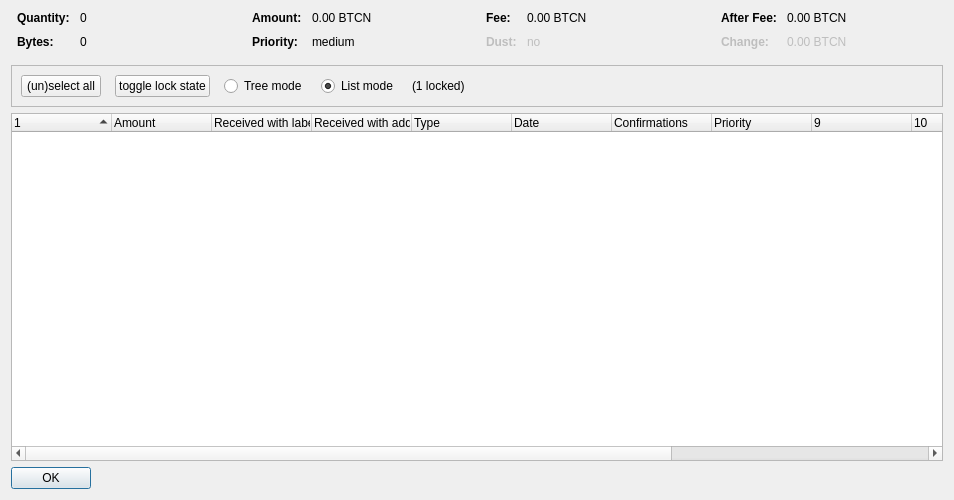
<?xml version="1.0" encoding="UTF-8"?>
<ui version="4.0">
 <class>CoinControlDialog</class>
 <widget class="QDialog" name="CoinControlDialog">
  <property name="geometry">
   <rect>
    <x>0</x>
    <y>0</y>
    <width>954</width>
    <height>500</height>
   </rect>
  </property>
  <property name="windowTitle">
   <string>Coin Selection</string>
  </property>
  <layout class="QVBoxLayout" name="verticalLayout">
   <item>
    <layout class="QHBoxLayout" name="horizontalLayoutTop" stretch="0,0,0,0">
     <property name="topMargin">
      <number>0</number>
     </property>
     <property name="bottomMargin">
      <number>10</number>
     </property>
     <item>
      <layout class="QFormLayout" name="formLayoutCoinControl1">
       <property name="horizontalSpacing">
        <number>10</number>
       </property>
       <property name="verticalSpacing">
        <number>10</number>
       </property>
       <property name="leftMargin">
        <number>6</number>
       </property>
       <property name="rightMargin">
        <number>6</number>
       </property>
       <item row="0" column="0">
        <widget class="QLabel" name="labelCoinControlQuantityText">
         <property name="font">
          <font>
           <weight>75</weight>
           <bold>true</bold>
          </font>
         </property>
         <property name="text">
          <string>Quantity:</string>
         </property>
        </widget>
       </item>
       <item row="0" column="1">
        <widget class="QLabel" name="labelCoinControlQuantity">
         <property name="cursor">
          <cursorShape>IBeamCursor</cursorShape>
         </property>
         <property name="contextMenuPolicy">
          <enum>Qt::ActionsContextMenu</enum>
         </property>
         <property name="text">
          <string notr="true">0</string>
         </property>
         <property name="textInteractionFlags">
          <set>Qt::LinksAccessibleByMouse|Qt::TextSelectableByKeyboard|Qt::TextSelectableByMouse</set>
         </property>
        </widget>
       </item>
       <item row="1" column="0">
        <widget class="QLabel" name="labelCoinControlBytesText">
         <property name="font">
          <font>
           <weight>75</weight>
           <bold>true</bold>
          </font>
         </property>
         <property name="text">
          <string>Bytes:</string>
         </property>
        </widget>
       </item>
       <item row="1" column="1">
        <widget class="QLabel" name="labelCoinControlBytes">
         <property name="cursor">
          <cursorShape>IBeamCursor</cursorShape>
         </property>
         <property name="contextMenuPolicy">
          <enum>Qt::ActionsContextMenu</enum>
         </property>
         <property name="text">
          <string notr="true">0</string>
         </property>
         <property name="textInteractionFlags">
          <set>Qt::LinksAccessibleByMouse|Qt::TextSelectableByKeyboard|Qt::TextSelectableByMouse</set>
         </property>
        </widget>
       </item>
      </layout>
     </item>
     <item>
      <layout class="QFormLayout" name="formLayoutCoinControl2">
       <property name="horizontalSpacing">
        <number>10</number>
       </property>
       <property name="verticalSpacing">
        <number>10</number>
       </property>
       <property name="leftMargin">
        <number>6</number>
       </property>
       <property name="rightMargin">
        <number>6</number>
       </property>
       <item row="0" column="0">
        <widget class="QLabel" name="labelCoinControlAmountText">
         <property name="font">
          <font>
           <weight>75</weight>
           <bold>true</bold>
          </font>
         </property>
         <property name="text">
          <string>Amount:</string>
         </property>
        </widget>
       </item>
       <item row="0" column="1">
        <widget class="QLabel" name="labelCoinControlAmount">
         <property name="cursor">
          <cursorShape>IBeamCursor</cursorShape>
         </property>
         <property name="contextMenuPolicy">
          <enum>Qt::ActionsContextMenu</enum>
         </property>
         <property name="text">
          <string notr="true">0.00 BTCN</string>
         </property>
         <property name="textInteractionFlags">
          <set>Qt::LinksAccessibleByMouse|Qt::TextSelectableByKeyboard|Qt::TextSelectableByMouse</set>
         </property>
        </widget>
       </item>
       <item row="1" column="0">
        <widget class="QLabel" name="labelCoinControlPriorityText">
         <property name="font">
          <font>
           <weight>75</weight>
           <bold>true</bold>
          </font>
         </property>
         <property name="text">
          <string>Priority:</string>
         </property>
        </widget>
       </item>
       <item row="1" column="1">
        <widget class="QLabel" name="labelCoinControlPriority">
         <property name="cursor">
          <cursorShape>IBeamCursor</cursorShape>
         </property>
         <property name="contextMenuPolicy">
          <enum>Qt::ActionsContextMenu</enum>
         </property>
         <property name="text">
          <string>medium</string>
         </property>
         <property name="textInteractionFlags">
          <set>Qt::LinksAccessibleByMouse|Qt::TextSelectableByKeyboard|Qt::TextSelectableByMouse</set>
         </property>
        </widget>
       </item>
      </layout>
     </item>
     <item>
      <layout class="QFormLayout" name="formLayoutCoinControl3">
       <property name="horizontalSpacing">
        <number>10</number>
       </property>
       <property name="verticalSpacing">
        <number>10</number>
       </property>
       <property name="leftMargin">
        <number>6</number>
       </property>
       <property name="rightMargin">
        <number>6</number>
       </property>
       <item row="0" column="0">
        <widget class="QLabel" name="labelCoinControlFeeText">
         <property name="font">
          <font>
           <weight>75</weight>
           <bold>true</bold>
          </font>
         </property>
         <property name="text">
          <string>Fee:</string>
         </property>
        </widget>
       </item>
       <item row="0" column="1">
        <widget class="QLabel" name="labelCoinControlFee">
         <property name="cursor">
          <cursorShape>IBeamCursor</cursorShape>
         </property>
         <property name="contextMenuPolicy">
          <enum>Qt::ActionsContextMenu</enum>
         </property>
         <property name="text">
          <string notr="true">0.00 BTCN</string>
         </property>
         <property name="textInteractionFlags">
          <set>Qt::LinksAccessibleByMouse|Qt::TextSelectableByKeyboard|Qt::TextSelectableByMouse</set>
         </property>
        </widget>
       </item>
       <item row="1" column="0">
        <widget class="QLabel" name="labelCoinControlLowOutputText">
         <property name="enabled">
          <bool>false</bool>
         </property>
         <property name="font">
          <font>
           <weight>75</weight>
           <bold>true</bold>
          </font>
         </property>
         <property name="text">
          <string>Dust:</string>
         </property>
        </widget>
       </item>
       <item row="1" column="1">
        <widget class="QLabel" name="labelCoinControlLowOutput">
         <property name="enabled">
          <bool>false</bool>
         </property>
         <property name="cursor">
          <cursorShape>IBeamCursor</cursorShape>
         </property>
         <property name="contextMenuPolicy">
          <enum>Qt::ActionsContextMenu</enum>
         </property>
         <property name="text">
          <string>no</string>
         </property>
         <property name="textInteractionFlags">
          <set>Qt::LinksAccessibleByMouse|Qt::TextSelectableByKeyboard|Qt::TextSelectableByMouse</set>
         </property>
        </widget>
       </item>
      </layout>
     </item>
     <item>
      <layout class="QFormLayout" name="formLayoutCoinControl4">
       <property name="horizontalSpacing">
        <number>10</number>
       </property>
       <property name="verticalSpacing">
        <number>10</number>
       </property>
       <property name="leftMargin">
        <number>6</number>
       </property>
       <property name="rightMargin">
        <number>6</number>
       </property>
       <item row="0" column="0">
        <widget class="QLabel" name="labelCoinControlAfterFeeText">
         <property name="font">
          <font>
           <weight>75</weight>
           <bold>true</bold>
          </font>
         </property>
         <property name="text">
          <string>After Fee:</string>
         </property>
        </widget>
       </item>
       <item row="0" column="1">
        <widget class="QLabel" name="labelCoinControlAfterFee">
         <property name="cursor">
          <cursorShape>IBeamCursor</cursorShape>
         </property>
         <property name="contextMenuPolicy">
          <enum>Qt::ActionsContextMenu</enum>
         </property>
         <property name="text">
          <string notr="true">0.00 BTCN</string>
         </property>
         <property name="textInteractionFlags">
          <set>Qt::LinksAccessibleByMouse|Qt::TextSelectableByKeyboard|Qt::TextSelectableByMouse</set>
         </property>
        </widget>
       </item>
       <item row="1" column="0">
        <widget class="QLabel" name="labelCoinControlChangeText">
         <property name="enabled">
          <bool>false</bool>
         </property>
         <property name="font">
          <font>
           <weight>75</weight>
           <bold>true</bold>
          </font>
         </property>
         <property name="text">
          <string>Change:</string>
         </property>
        </widget>
       </item>
       <item row="1" column="1">
        <widget class="QLabel" name="labelCoinControlChange">
         <property name="enabled">
          <bool>false</bool>
         </property>
         <property name="cursor">
          <cursorShape>IBeamCursor</cursorShape>
         </property>
         <property name="contextMenuPolicy">
          <enum>Qt::ActionsContextMenu</enum>
         </property>
         <property name="text">
          <string notr="true">0.00 BTCN</string>
         </property>
         <property name="textInteractionFlags">
          <set>Qt::LinksAccessibleByMouse|Qt::TextSelectableByKeyboard|Qt::TextSelectableByMouse</set>
         </property>
        </widget>
       </item>
      </layout>
     </item>
    </layout>
   </item>
   <item>
    <widget class="QFrame" name="frame">
     <property name="minimumSize">
      <size>
       <width>0</width>
       <height>40</height>
      </size>
     </property>
     <property name="frameShape">
      <enum>QFrame::StyledPanel</enum>
     </property>
     <property name="frameShadow">
      <enum>QFrame::Sunken</enum>
     </property>
     <layout class="QHBoxLayout" name="horizontalLayout">
      <item>
       <layout class="QHBoxLayout" name="horizontalLayoutPanel" stretch="0,0,0,0,0,0">
        <property name="spacing">
         <number>14</number>
        </property>
        <item>
         <widget class="QPushButton" name="pushButtonSelectAll">
          <property name="sizePolicy">
           <sizepolicy hsizetype="Maximum" vsizetype="Fixed">
            <horstretch>0</horstretch>
            <verstretch>0</verstretch>
           </sizepolicy>
          </property>
          <property name="text">
           <string>(un)select all</string>
          </property>
          <property name="autoDefault">
           <bool>false</bool>
          </property>
         </widget>
        </item>
        <item>
         <widget class="QPushButton" name="pushButtonToggleLock">
          <property name="sizePolicy">
           <sizepolicy hsizetype="Maximum" vsizetype="Fixed">
            <horstretch>0</horstretch>
            <verstretch>0</verstretch>
           </sizepolicy>
          </property>
          <property name="text">
           <string>toggle lock state</string>
          </property>
          <property name="autoDefault">
           <bool>false</bool>
          </property>
         </widget>
        </item>
        <item>
         <widget class="QRadioButton" name="radioTreeMode">
          <property name="sizePolicy">
           <sizepolicy hsizetype="Maximum" vsizetype="Fixed">
            <horstretch>0</horstretch>
            <verstretch>0</verstretch>
           </sizepolicy>
          </property>
          <property name="text">
           <string>Tree mode</string>
          </property>
         </widget>
        </item>
        <item>
         <widget class="QRadioButton" name="radioListMode">
          <property name="sizePolicy">
           <sizepolicy hsizetype="Maximum" vsizetype="Fixed">
            <horstretch>0</horstretch>
            <verstretch>0</verstretch>
           </sizepolicy>
          </property>
          <property name="text">
           <string>List mode</string>
          </property>
          <property name="checked">
           <bool>true</bool>
          </property>
         </widget>
        </item>
        <item>
         <widget class="QLabel" name="labelLocked">
          <property name="text">
           <string>(1 locked)</string>
          </property>
         </widget>
        </item>
        <item>
         <spacer name="horizontalSpacer">
          <property name="orientation">
           <enum>Qt::Horizontal</enum>
          </property>
          <property name="sizeHint" stdset="0">
           <size>
            <width>40</width>
            <height>20</height>
           </size>
          </property>
         </spacer>
        </item>
       </layout>
      </item>
     </layout>
    </widget>
   </item>
   <item>
    <widget class="CoinControlTreeWidget" name="treeWidget">
     <property name="contextMenuPolicy">
      <enum>Qt::CustomContextMenu</enum>
     </property>
     <property name="sortingEnabled">
      <bool>false</bool>
     </property>
     <property name="columnCount">
      <number>13</number>
     </property>
     <attribute name="headerShowSortIndicator" stdset="0">
      <bool>true</bool>
     </attribute>
     <attribute name="headerStretchLastSection">
      <bool>false</bool>
     </attribute>
     <column>
      <property name="text">
       <string/>
      </property>
     </column>
     <column>
      <property name="text">
       <string>Amount</string>
      </property>
     </column>
     <column>
      <property name="text">
       <string>Received with label</string>
      </property>
     </column>
     <column>
      <property name="text">
       <string>Received with address</string>
      </property>
     </column>
     <column>
      <property name="text">
	<string>Type</string>
      </property>
     </column>
     <column>
      <property name="text">	 
       <string>Date</string>
      </property>
     </column>
     <column>
      <property name="text">
       <string>Confirmations</string>
      </property>
      <property name="toolTip">
       <string>Confirmed</string>
      </property>
     </column>
     <column>
      <property name="text">
       <string>Priority</string>
      </property>
     </column>
     <column>
      <property name="text">
       <string/>
      </property>
     </column>
     <column>
      <property name="text">
       <string/>
      </property>
     </column>
     <column>
      <property name="text">
       <string/>
      </property>
     </column>
     <column>
      <property name="text">
       <string/>
      </property>
     </column>
     <column>
      <property name="text">
       <string/>
      </property>
     </column>
    </widget>
   </item>
   <item>
    <widget class="QDialogButtonBox" name="buttonBox">
     <property name="sizePolicy">
      <sizepolicy hsizetype="Maximum" vsizetype="Fixed">
       <horstretch>0</horstretch>
       <verstretch>0</verstretch>
      </sizepolicy>
     </property>
     <property name="orientation">
      <enum>Qt::Horizontal</enum>
     </property>
     <property name="standardButtons">
      <set>QDialogButtonBox::Ok</set>
     </property>
    </widget>
   </item>
  </layout>
 </widget>
 <customwidgets>
  <customwidget>
   <class>CoinControlTreeWidget</class>
   <extends>QTreeWidget</extends>
   <header>coincontroltreewidget.h</header>
  </customwidget>
 </customwidgets>
 <resources/>
 <connections/>
</ui>
